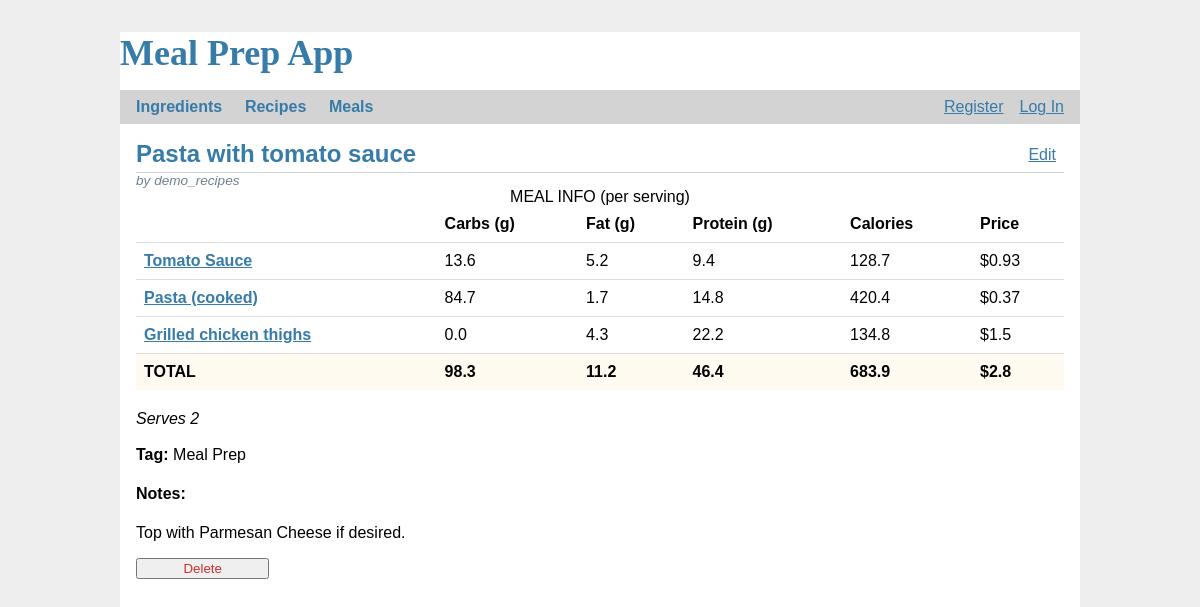
Page /meals/1/ on the committed database.
### tables this page shows
CREATE TABLE meal (
  id INTEGER PRIMARY KEY,
  author_id INTEGER NOT NULL,
  title TEXT NOT NULL,
  tag TEXT CHECK (tag in ('meal_prep', 'easy', 'weekend', 'brunch', 'other')),
  notes TEXT,
  FOREIGN KEY (author_id) REFERENCES user (id)
);

CREATE TABLE recipe (
  id INTEGER PRIMARY KEY,
  author_id INTEGER NOT NULL,
  title TEXT NOT NULL,
  body TEXT NOT NULL,
  servings INTEGER NOT NULL,
  tag TEXT CHECK (tag in ('starches', 'proteins', 'beans', 'vegetables', 'dessert', 'sauces', 'spices', 'others')),
  FOREIGN KEY (author_id) REFERENCES user (id)
);

### app/routers/meals.py (the view)
@bp.route('/<meal_id>/')
def display_meal(meal_id):
    db = get_db()
    meal = db.execute('SELECT * FROM meal WHERE id = ?', (meal_id,)).fetchone()
    if not meal:
        abort(404, f"{meal_id} is not in the Recipe table.")
    recipes = db.execute(
        'SELECT * FROM mealRecipeRelationship WHERE mealID=(?)', (meal_id,)
    ).fetchall()
    recipes_db = []
    servings = recipes[0]['servings'] if recipes[0]['servings'] else 1
    macros_per_recipe = []  # list(list(int)) containing macros of each ingredient
    macro_totals = [0, 0, 0, 0]  # carbs, protein, fat, calories
    prices = []
    if recipes:
        for recipe in recipes:
            recipe_id = str(recipe['recipeID'])
            recipe_db = db.execute('SELECT * FROM recipe WHERE id=?',
                                   recipe_id).fetchone()
            recipes_db.append(recipe_db)
            temp = get_macros_price(recipe_db, servings)
            ratio = recipe_db['servings'] / servings
            if ratio == 0:
                ratio = 1
            temp[0] = [round(x/ratio, 1) for x in temp[0]]
            macros_per_recipe.append(temp[0])
            prices.append(temp[1]/ratio)
            macro_totals = [round((x + y), 1) for x, y in zip(macro_totals, temp[0])]
    return render_template('meals/display.html', meal=meal, recipes=recipes_db,
                           servings=servings, macro_totals=macro_totals, total_price=round(sum(prices), 2),
                           macros=macros_per_recipe, prices=[round(x, 2) for x in prices])

### app/db.py (called while the page is built)
def get_db():
    if "db" not in g:
        g.db = sqlite3.connect(
            current_app.config["DATABASE"], detect_types=sqlite3.PARSE_DECLTYPES
        )
        g.db.row_factory = sqlite3.Row
    return g.db

### app/helpers.py (called while the page is built)
def convert(unit, size, ing=None):
    size = float(size)
    if unit == 'g' or unit == 'ml':
        return size
    weights = {'kg', 'oz', 'lb'}
    volumes = {'cup', 'l', 'gal', 'T', 't'}
    if unit in weights:
        if unit == 'kg':
            res = size * 1000
        elif unit == 'oz':
            res = size * 28.35
        elif unit == 'lb':
            res = size * 454
    elif unit in volumes:
        if unit == 'cup':
            res = size * 236.58
        elif unit == 'l':
            res = size * 1000
        elif unit == 'gal':
            res = size * 3785.41
        elif unit == 'T':
            res = size * 15
        elif unit == 't':
            res = size * 5
    else:
        res = size
    return res

### app/routers/auth.py (called while the page is built)
@bp.before_app_request
def load_logged_in_user():
    user_id = session.get("user_id")
    if user_id is None:
        g.user = None
    else:
        g.user = (
            get_db().execute("SELECT * FROM user WHERE id = ?", (user_id,)).fetchone()
        )

### app/templates/meals/display.html
{% extends 'base.html' %}
{% block header %}
    <h1>{% block title %}{{ meal['title'] }}{% endblock %}</h1>
    <a class="action" href="{{ url_for('meals.update', meal_id=meal['id']) }}">Edit</a>
{% endblock %}
{% block content %}
    <article class="post">
        <header>
            <div class="about">by {{ meal['author_ID'] }}
            </div>
        </header>
        <table class="table table-hover">
            <caption>MEAL INFO (per serving)</caption>
            <thead>
            <tr>
                <th scope="col"></th>
                <th scope="col">Carbs (g)</th>
                <th scope="col">Fat (g)</th>
                <th scope="col">Protein (g)</th>
                <th scope="col">Calories</th>
                <th scope="col">Price</th>
            </tr>
            </thead>
            <tbody>
            {% for recipe in recipes %}
                <tr>
                <th scope="row"><a href="{{ url_for('recipes.display_recipe', recipeID=recipe['id']) }}">{{ recipe['title'] }}</a></th>
                <td>{{ macros[loop.index0][0] }} </td>
                <td>{{ macros[loop.index0][1] }}</td>
                <td>{{ macros[loop.index0][2] }}</td>
                <td>{{ macros[loop.index0][3] }}</td>
                <td>${{ prices[loop.index0] }}</td>
            {% endfor %}
            </tr>
            <tr>
            <tr>
                <th scope="row" bgcolor=#fffaf0>TOTAL</th>
                <td bgcolor=#fffaf0><strong>{{ macro_totals[0] }}</strong></td>
                <td bgcolor=#fffaf0><strong>{{ macro_totals[1] }}</strong></td>
                <td bgcolor=#fffaf0><strong>{{ macro_totals[2] }}</strong></td>
                <td bgcolor=#fffaf0><strong>{{ macro_totals[3] }}</strong></td>
                <td bgcolor=#fffaf0><strong>${{ total_price }}</strong></td>
            </tr>
            </tbody>
        </table>
        <i>Serves {{ servings }}</i>
        <div><br/> <b>Tag:</b>
            {% if meal['tag'] == "meal_prep" %} Meal Prep
            {% elif meal['tag'] == "easy" %} Quick & Easy
            {% elif meal['tag'] == "weekend" %} Weekend cooking
            {% elif meal['tag'] == "brunch" %} Brunch
            {% elif meal['tag'] == "other" %} Other
            {% endif %}
        </div>
        {% if meal['notes'] != "" %}
            <h4>Notes:</h4>
            <p class="body">{{ meal['notes'] }}</p>
        {% endif %}
    </article>
    <form action="{{ url_for('meals.delete', name_key=meal['id']) }}" method="post">
        <input class="danger" type="submit" value="Delete" onclick="return confirm('Are you sure?');">
    </form>
{% endblock %}

### app/static/style.css (style rules this page uses)
h1 { font-family: Verdana, sans-serif; color: #377ba8; margin: 1rem 0; }
a { color: #377ba8; }
nav ul li a, nav ul li span, header .action { display: block; padding: 0.5rem; }
.content > header h1 { flex: auto; margin: 1rem 0 0.25rem 0; }
.post > header { display: flex; align-items: flex-end; font-size: 0.85em; }
.post > header > div:first-of-type { flex: auto; }
.post .about { color: slategray; font-style: italic; }
.post .body { white-space: pre-line; }
.content form { margin: 1em 0; display: flex; flex-direction: column; }
.content input, .content textarea { margin-bottom: 1em; }
input.danger { color: #cc2f2e; }
input[type=submit] { align-self: start; min-width: 10em; }
table { max-width: 100%; background-color: transparent; border-collapse: collapse; border-spacing: 0; }
.table { width: 100%; margin-bottom: 20px; }
.table th, .table td { padding: 8px; line-height: 20px; text-align: left; vertical-align: top; border-top: 1px solid #dddddd; }
.table th { font-weight: bold; }
.table thead th { vertical-align: bottom; }
.table caption + thead tr:first-child th, .table caption + thead tr:first-child td, .table colgroup + thead tr:first-child th, .table colgroup + thead tr:first-child td, .table thead:first-child tr:first-child th, .table thead:first-child tr:first-child td { border-top: 0; }

### rows in the picture
meal: title "Pasta with tomato sauce", author_ID "demo_recipes", notes "Top with Parmesan Cheese if desired."
recipe: title "Tomato Sauce", macros "13.6", macros "5.2", macros "9.4", macros "128.7", index0 "0.93"
recipe: title "Pasta (cooked)", macros "84.7", macros "1.7", macros "14.8", macros "420.4", index0 "0.37"
recipe: title "Grilled chicken thighs", macros "0.0", macros "4.3", macros "22.2", macros "134.8", index0 "1.5"

### other values in the picture
{{ macro_totals[0] }} "98.3"
{{ macro_totals[1] }} "11.2"
{{ macro_totals[2] }} "46.4"
{{ macro_totals[3] }} "683.9"
{{ total_price }} "2.8"
{{ servings }} "2"
